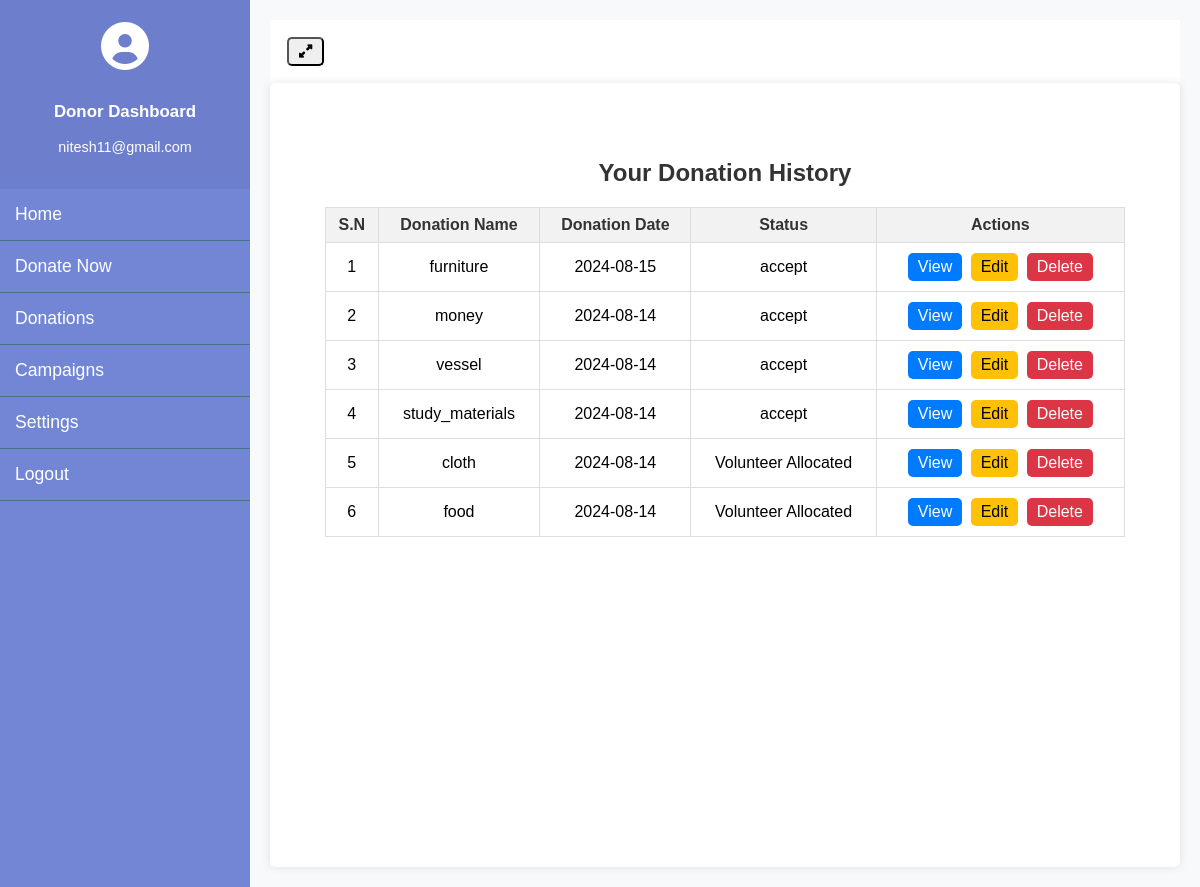
Page /donor/donation_history (signed in) on the earlier database version.
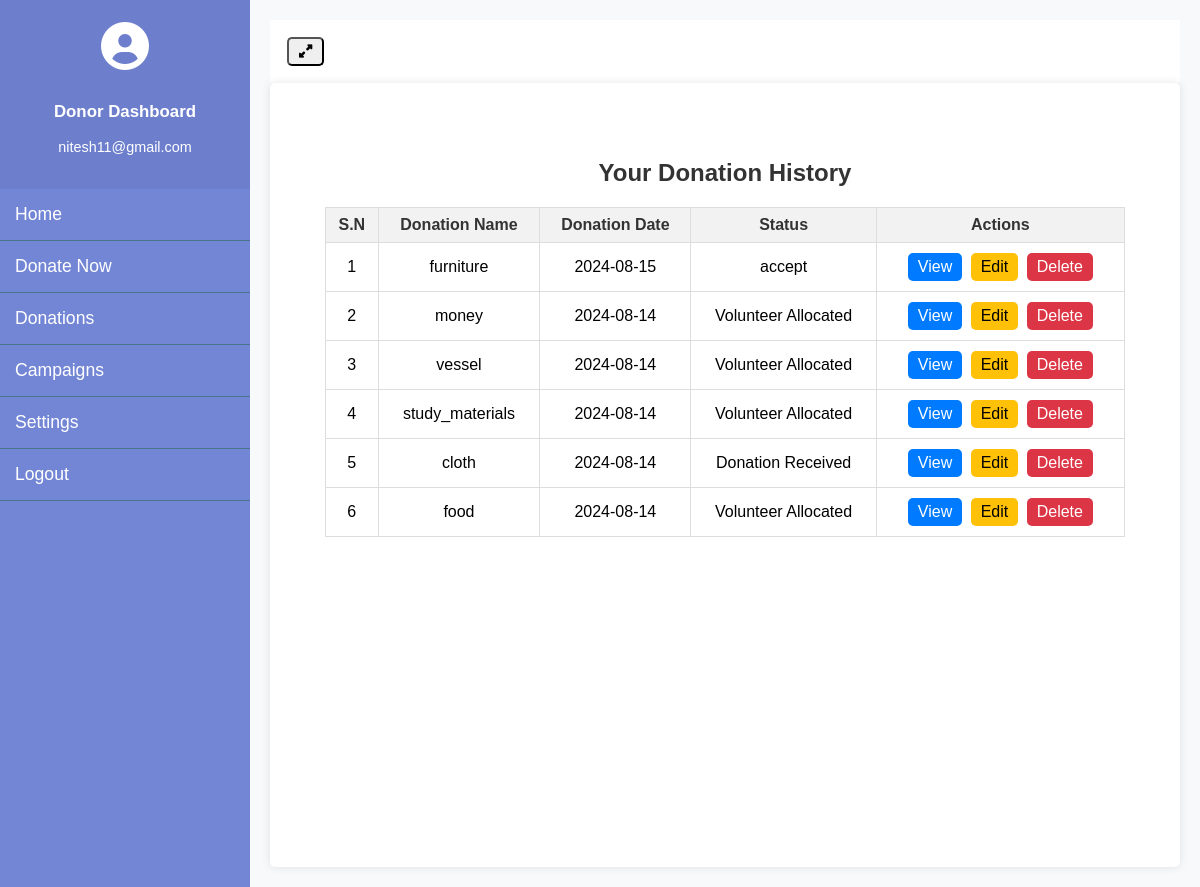
Same page on the later database version.
### donor_management/models.py (models this page shows, shortened)
class Donation(models.Model):
    STATUS_CHOICES = [
        ('success', 'Success'),
        ('pending', 'Pending'),
        ('failed', 'Failed')
    ]
    donor = models.ForeignKey(Donor, on_delete=models.CASCADE)
    donation_name = models.CharField(max_length=300, null=True)
    donation_pic = models.FileField(null=True)
    collection_loc = models.CharField(max_length=300, null=True)
    description = models.CharField(max_length=500, null=True)
    status = models.CharField(max_length=20, choices=STATUS_CHOICES, default='pending')
    admin_remarks = models.CharField(max_length=500, null=True)
    volunteer = models.ForeignKey(Volunteer, on_delete=models.CASCADE, null=True)
    volunteer_remarks = models.CharField(max_length=500, null=True)
    donation_area = models.ForeignKey(DonationArea, on_delete=models.CASCADE, null=True)
    donation_date = models.DateTimeField(auto_now_add=True)
    created_at = models.DateTimeField(auto_now_add=True)
    updated_at = models.DateTimeField(auto_now=True)

### donor_management/views.py (the view)
# urls.py: path('donation_history', views.donation_history, name='donation_history'),
def donation_history(request):
    if not request.user.is_authenticated:
        return redirect('donor_login')
    user = request.user
    donor = Donor.objects.get(user=user)
    donations = Donation.objects.filter(donor=donor).order_by('-created_at')
    return render(request, 'donor_management/donation_history.html', {'donations': donations})

### donor_management/templates/donor_management/donation_history.html (shortened to what this page needs)
{% extends 'donor_management/donor_base.html' %}
{% block content %}
<div class="donation-history-container">
    <h1>Your Donation History</h1>
    <table class="donation-history-table" id="example">
        <thead>
            <tr>
                <th>S.N</th>
                <th>Donation Name</th>
                <th>Donation Date</th>
                <th>Status</th>
                <th>Actions</th>
            </tr>
        </thead>
        <tbody>
            {% for donation in donations %}
            <tr>
                <td>{{ forloop.counter }}</td>
                <td>{{ donation.donation_name }}</td>
                <td>{{ donation.created_at|date:"Y-m-d" }}</td>
                <td>{{ donation.status }}</td>
                <td>
                    <a href="" class="btn btn-primary">View</a>
                    <a href="" class="btn btn-warning">Edit</a>
                    <a href="" class="btn btn-danger" onclick="return confirm('Are you sure you want to delete this donation?');">Delete</a>
                </td>
            </tr>
            {% endfor %}
        </tbody>
    </table>
</div>
<link rel="stylesheet" href="https://cdn.datatables.net/2.1.3/css/dataTables.dataTables.css">
<link rel="stylesheet" href="https://cdn.datatables.net/buttons/3.1.1/css/buttons.dataTables.css">
{% endblock %}

Differences in the rows shown:
changed Donation "money": status "accept" → "Volunteer Allocated"
changed Donation "vessel": status "accept" → "Volunteer Allocated"
changed Donation "study_materials": status "accept" → "Volunteer Allocated"
changed Donation "cloth": status "Volunteer Allocated" → "Donation Received"
